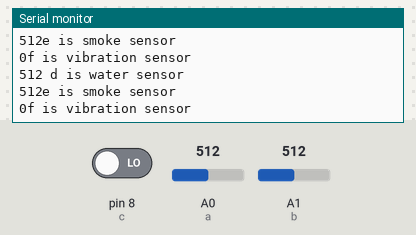
Recording of a sketch running on a simulated Arduino Uno, built with avr-gcc and run on an emulated ATmega328P. Shown: the last lines printed to the serial monitor. Inputs (shaded band) come from the test bench; at power-on: A0 (a) = 512, A1 (b) = 512, pin 8 (c) LOW.

Above: at 1.2 s.
1.3 s: A0 (a) set to 106
At 2.4 s:
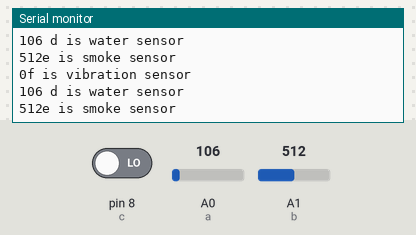
2.8 s: A0 (a) set to 94
At 3.4 s:
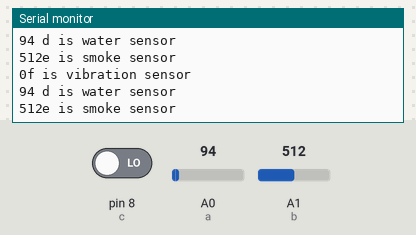
5.8 s: A1 (b) set to 108
At 6.6 s:
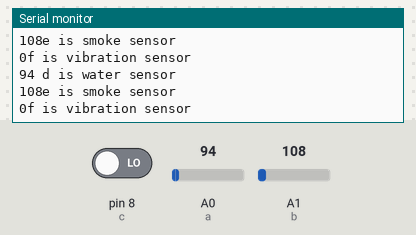
8.8 s: A1 (b) set to 89
At 9.6 s:
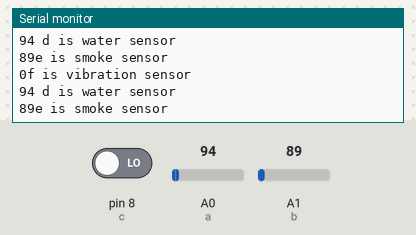
Timing chart, 0 to 11.8 s (numbered marks = the images above; inputs shaded):
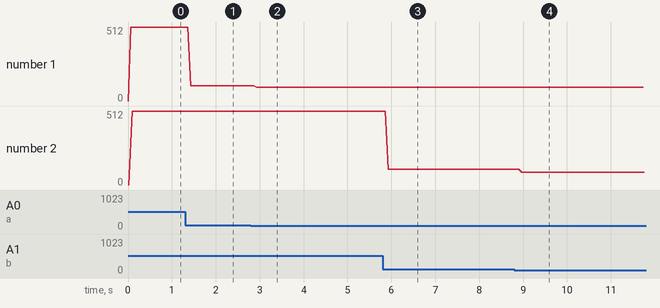

The sketch:

uses_water_vibration_smoke_sensors.ino
```cpp
int a=A0,b=A1,c=8,d,e,f,h;
void setup()
{
  pinMode(a,INPUT);
  pinMode(b,INPUT);
  pinMode(c,INPUT);
Serial.begin(9600);
}

  void loop()
  {
    Serial.print(d);
    Serial.println(" d is water sensor");
    d=analogRead(a);
    Serial.print(e);
    Serial.println("e is smoke sensor");
    e=analogRead(b);
    Serial.print(f);
    Serial.println("f is vibration sensor");
    f=digitalRead(c);


  }
```

Measured:
- the behaviour switches between 100 and 99 on A1 (b) (found by bisection; images 3 and 4)
- after the input at 1.3 s, the serial monitor: prints a new line after 0.13 s (image 1)
- after the input at 2.8 s, the serial monitor: prints a new line after 0.14 s (image 2)
- after the input at 5.8 s, the serial monitor: prints a new line after 0.13 s (image 3)
- after the input at 8.8 s, the serial monitor: prints a new line after 0.17 s (image 4)
- plotted number 1: 512 → 106 after the input at 1.3 s, 106 → 94 after the input at 2.8 s
- plotted number 2: 512 → 108 after the input at 5.8 s, 108 → 89 after the input at 8.8 s
